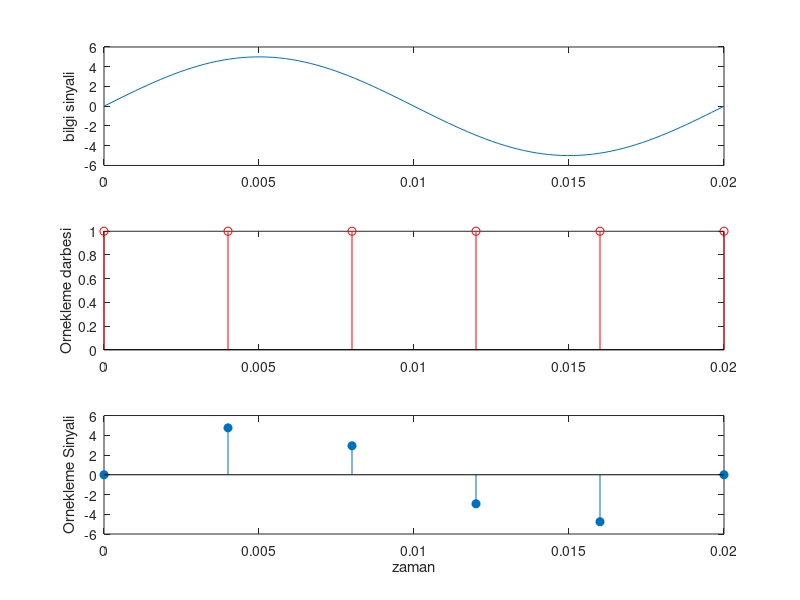

This figure's MATLAB source:
% sayisal sinyal ornegi
fm= 50; T= 1/fm; t= linspace(0,T);
u1= 5*sin(2*pi*fm*t);
subplot(311);plot(t,u1);
ylabel('bilgi sinyali')

t2= 0:1/(5*fm):T; % fm katsayısını değiştirerek örnekleme sayısını değiştirebiliriz
x = length(t2);
or= ones(1,x);
subplot(312);
stem(t2,or,'r');
ylabel('Ornekleme darbesi')

t3= 0:1/(5*fm):T;
u2= 5*sin(2*pi*fm*t3);
subplot(313);
stem(t3,u2,'filled');
ylabel('Ornekleme Sinyali');
xlabel('zaman')
